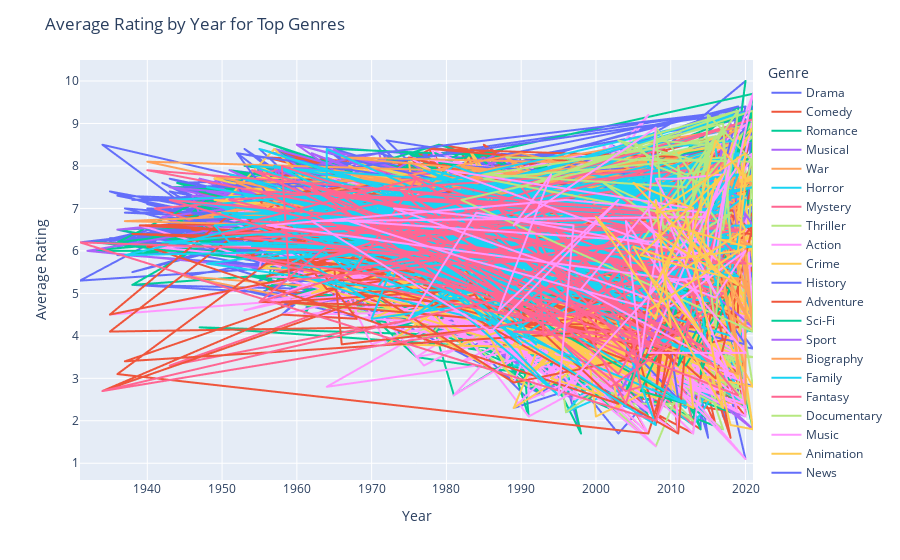

Notebook code cell kept with this figure:
### Code cell
# Group data by Year and calculate the average rating
avg_rating_by_year = df
df.groupby(['Year', 'Genre'])['Rating'].mean().reset_index()

# Get the top 10 genres
top_genres = df['Genre'].value_counts().head(10).index

# Filter the data to include only the top 3 genres
average_rating_by_year = avg_rating_by_year[avg_rating_by_year['Genre'].isin(top_genres)]

# Create the line plot with Plotly Express
fig = px.line(avg_rating_by_year, x='Year', y='Rating', color = "Genre")

# Updating the detals into chart like title and hue
fig.update_layout(title='Average Rating by Year for Top Genres', xaxis_title='Year', yaxis_title='Average Rating')

# Show the plot
fig.show()

### Figure 1 — Plotly figure (JSON) as saved in the notebook; plotly's stock layout.template omitted (floating-point values rounded to 4 significant figures; data arrays with more than 128 entries replaced by an {"elided": "..."} marker saying what was removed)
{"data": [{"hovertemplate": "Genre=Drama<br>Year=%{x}<br>Rating=%{y}<extra></extra>", "legendgroup": "Drama", "line": {"color": "#636efa", "dash": "solid"}, "marker": {"symbol": "circle"}, "mode": "lines", "name": "Drama", "showlegend": true, "type": "scattergl", "x": {"elided": "3796 int values"}, "xaxis": "x", "y": {"elided": "3796 float values"}, "yaxis": "y"}, {"hovertemplate": "Genre=Comedy<br>Year=%{x}<br>Rating=%{y}<extra></extra>", "legendgroup": "Comedy", "line": {"color": "#EF553B", "dash": "solid"}, "marker": {"symbol": "circle"}, "mode": "lines", "name": "Comedy", "showlegend": true, "type": "scattergl", "x": {"elided": "1344 int values"}, "xaxis": "x", "y": {"elided": "1344 float values"}, "yaxis": "y"}, {"hovertemplate": "Genre=Romance<br>Year=%{x}<br>Rating=%{y}<extra></extra>", "legendgroup": "Romance", "line": {"color": "#00cc96", "dash": "solid"}, "marker": {"symbol": "circle"}, "mode": "lines", "name": "Romance", "showlegend": true, "type": "scattergl", "x": {"elided": "1380 int values"}, "xaxis": "x", "y": {"elided": "1380 float values"}, "yaxis": "y"}, {"hovertemplate": "Genre=Musical<br>Year=%{x}<br>Rating=%{y}<extra></extra>", "legendgroup": "Musical", "line": {"color": "#ab63fa", "dash": "solid"}, "marker": {"symbol": "circle"}, "mode": "lines", "name": "Musical", "showlegend": true, "type": "scattergl", "x": {"elided": "412 int values"}, "xaxis": "x", "y": {"elided": "412 float values"}, "yaxis": "y"}, {"hovertemplate": "Genre=War<br>Year=%{x}<br>Rating=%{y}<extra></extra>", "legendgroup": "War", "line": {"color": "#FFA15A", "dash": "solid"}, "marker": {"symbol": "circle"}, "mode": "lines", "name": "War", "showlegend": true, "type": "scattergl", "x": [2005, 2007, 2004, 1945, 2019, 2020, 2014, 2020, 2012, 1947, 1998, 2011, 2020, 1964, 1973, 2015, 2015, 1993, 2014, 2003, 2013, 2012, 2011, 1995, 2017, 2020, 1998, 2017, 1967, 2018, 1960, 2013, 2015], "xaxis": "x", "y": [7.4, 8.1, 4.6, 5.4, 2.8, 6.8, 6.7, 7.8, 7.3, 6.8, 7.7, 2.5, 2.4, 7.8, 6.2, 6.4, 5.2, 5.9, 7.4, 5.2, 6.8, 5, 4.7, 6.7, 7.6, 3.5, 6.7, 3.8, 7.5, 8.2, 6.8, 5.4, 4.3], "yaxis": "y"}, {"hovertemplate": "Genre=Horror<br>Year=%{x}<br>Rating=%{y}<extra></extra>", "legendgroup": "Horror", "line": {"color": "#19d3f3", "dash": "solid"}, "marker": {"symbol": "circle"}, "mode": "lines", "name": "Horror", "showlegend": true, "type": "scattergl", "x": {"elided": "202 int values"}, "xaxis": "x", "y": {"elided": "202 float values"}, "yaxis": "y"}, {"hovertemplate": "Genre=Mystery<br>Year=%{x}<br>Rating=%{y}<extra></extra>", "legendgroup": "Mystery", "line": {"color": "#FF6692", "dash": "solid"}, "marker": {"symbol": "circle"}, "mode": "lines", "name": "Mystery", "showlegend": true, "type": "scattergl", "x": {"elided": "304 int values"}, "xaxis": "x", "y": {"elided": "304 float values"}, "yaxis": "y"}, {"hovertemplate": "Genre=Thriller<br>Year=%{x}<br>Rating=%{y}<extra></extra>", "legendgroup": "Thriller", "line": {"color": "#B6E880", "dash": "solid"}, "marker": {"symbol": "circle"}, "mode": "lines", "name": "Thriller", "showlegend": true, "type": "scattergl", "x": {"elided": "679 int values"}, "xaxis": "x", "y": {"elided": "679 float values"}, "yaxis": "y"}, {"hovertemplate": "Genre=Action<br>Year=%{x}<br>Rating=%{y}<extra></extra>", "legendgroup": "Action", "line": {"color": "#FF97FF", "dash": "solid"}, "marker": {"symbol": "circle"}, "mode": "lines", "name": "Action", "showlegend": true, "type": "scattergl", "x": {"elided": "1686 int values"}, "xaxis": "x", "y": {"elided": "1686 float values"}, "yaxis": "y"}, {"hovertemplate": "Genre=Crime<br>Year=%{x}<br>Rating=%{y}<extra></extra>", "legendgroup": "Crime", "line": {"color": "#FECB52", "dash": "solid"}, "marker": {"symbol": "circle"}, "mode": "lines", "name": "Crime", "showlegend": true, "type": "scattergl", "x": {"elided": "875 int values"}, "xaxis": "x", "y": {"elided": "875 float values"}, "yaxis": "y"}, {"hovertemplate": "Genre=History<br>Year=%{x}<br>Rating=%{y}<extra></extra>", "legendgroup": "History", "line": {"color": "#636efa", "dash": "solid"}, "marker": {"symbol": "circle"}, "mode": "lines", "name": "History", "showlegend": true, "type": "scattergl", "x": [1994, 1979, 2002, 2015, 1975, 2016, 1979, 1952, 1953, 2006, 2012, 2015, 2017, 2005, 1979, 1942, 2011, 1997, 2015, 1957, 1952, 2014, 2002, 1950, 2014, 2007, 2008, 2013, 1982, 2011, 2007, 2016, 1976, 2019, 1956, 2018, 2019, 2018, 2000, 2018, 1945, 2007, 2015, 1977, 1953, 2012, 2008, 1979, 2012, 1949, 2019, 2010, 2014, 2012, 2003, 2010, 2005, 2017, 1979, 2019, 1968, 2009, 1953, 2005, 1967, 2018, 2018, 2019, 1957, 2018, 2005, 2017, 1952, 2017, 2007, 1959, 1958, 1982, 1993, 2021, 1965, 2002, 1946, 2020, 2007, 1971, 2013, 2019, 1966, 2003, 2005, 2009, 1995, 1977, 2013, 2018, 2017, 2017, 2001], "xaxis": "x", "y": [7.2, 7.7, 5.1, 5.8, 6.3, 8, 7.7, 7.6, 7.2, 6.6, 6.7, 7.2, 5.6, 6.1, 7.5, 6.6, 8, 7.9, 6.3, 7.1, 8.3, 6.7, 6.6, 6.4, 8.1, 6.5, 7.4, 7.7, 8, 2.5, 7.3, 7.6, 6.7, 9.4, 6.6, 7.3, 7.8, 7.5, 7.9, 7.6, 7.5, 7.9, 5.2, 7, 6.9, 7.1, 7.6, 7.7, 7.9, 6.2, 7.4, 5.8, 7.4, 7.4, 5.2, 6.6, 6.6, 6, 6.6, 6.5, 7.1, 6.1, 6.2, 7.6, 6, 7, 5.3, 5.3, 7, 7.6, 7.6, 8.1, 6, 5.6, 8, 6.7, 6.1, 6.5, 7.9, 9.3, 7.9, 6.8, 6.9, 3.8, 7.1, 7, 5, 9.3, 8.2, 6.7, 5, 5.5, 7.2, 7.6, 7.8, 6.9, 6.4, 6.7, 6.2], "yaxis": "y"}, {"hovertemplate": "Genre=Adventure<br>Year=%{x}<br>Rating=%{y}<extra></extra>", "legendgroup": "Adventure", "line": {"color": "#EF553B", "dash": "solid"}, "marker": {"symbol": "circle"}, "mode": "lines", "name": "Adventure", "showlegend": true, "type": "scattergl", "x": {"elided": "277 int values"}, "xaxis": "x", "y": {"elided": "277 float values"}, "yaxis": "y"}, {"hovertemplate": "Genre=Sci-Fi<br>Year=%{x}<br>Rating=%{y}<extra></extra>", "legendgroup": "Sci-Fi", "line": {"color": "#00cc96", "dash": "solid"}, "marker": {"symbol": "circle"}, "mode": "lines", "name": "Sci-Fi", "showlegend": true, "type": "scattergl", "x": [2018, 2013, 2009, 2012, 2010, 2007, 1985, 2019, 2014, 2016, 2011, 2014, 2003, 2014, 2006, 2012, 1968, 2006, 2013, 1964, 2010, 2011, 2021, 2014, 2004, 2013, 1987, 2010, 2019, 1986, 2018, 2012], "xaxis": "x", "y": [6.2, 3.6, 5, 5.4, 4.2, 6.2, 5.9, 5.7, 3.1, 7.3, 3.3, 4.3, 7, 5.9, 2.7, 2.4, 6.8, 6.4, 5.2, 6.3, 4.2, 4.7, 9.3, 5.6, 2.7, 6.3, 4.5, 5.7, 6.5, 7.3, 5.1, 3.3], "yaxis": "y"}, {"hovertemplate": "Genre=Sport<br>Year=%{x}<br>Rating=%{y}<extra></extra>", "legendgroup": "Sport", "line": {"color": "#ab63fa", "dash": "solid"}, "marker": {"symbol": "circle"}, "mode": "lines", "name": "Sport", "showlegend": true, "type": "scattergl", "x": [2019, 2007, 2006, 2016, 2013, 2011, 2015, 2016, 2007, 2011, 2007, 1990, 2016, 2018, 2014, 2005, 2013, 2014, 2019, 2001, 2010, 2016, 2005, 2019, 2020, 2011, 2019, 2016, 2017, 2021, 2007, 1966, 2021, 2018, 2003, 2016, 2017, 2020, 2009, 2018], "xaxis": "x", "y": [6.1, 6, 4.4, 5.7, 8.2, 5.7, 6.5, 7.6, 8.2, 6.1, 5, 5.3, 4.9, 7.3, 7.4, 8.1, 7.8, 5.5, 7.5, 8.1, 6.3, 7.9, 7.2, 6.4, 6.8, 5.6, 5.5, 7.6, 8.6, 4.2, 6.3, 5.6, 6.6, 7.4, 2.6, 7, 8, 6.8, 3.8, 9], "yaxis": "y"}, {"hovertemplate": "Genre=Biography<br>Year=%{x}<br>Rating=%{y}<extra></extra>", "legendgroup": "Biography", "line": {"color": "#FFA15A", "dash": "solid"}, "marker": {"symbol": "circle"}, "mode": "lines", "name": "Biography", "showlegend": true, "type": "scattergl", "x": [2002, 2019, 1983, 2015, 1952, 2006, 2016, 2015, 2001, 2013, 2016, 1994, 2013, 2013, 1980, 2016, 2016, 2020, 2008, 2019, 2017, 2016, 2002, 2019, 1947, 1990, 2013, 1982, 2007, 1976, 2015, 2020, 2020, 2015, 2015, 2015, 1953, 2021, 2008, 1978, 2016, 2016, 2015, 2021, 2017, 2010, 2005, 2019, 2015, 2014, 2018, 2014, 2013, 2010, 1954, 2011, 2016, 1990, 2005, 1966, 2011, 2019, 2017, 1971, 2012, 1957, 2019, 2017, 2010, 2010, 2010, 2018, 2016, 2019, 2021, 2018, 1940, 1982, 1937, 2016, 1993, 1982, 2021, 2005, 1965, 2002, 2012, 2020, 2020, 1977, 2013, 2018, 1966, 2019, 2020, 2008, 2019, 2019, 2014, 2021, 2011, 2019, 2014, 2002, 2013, 2019, 2019, 1970, 2001, 2016, 2017, 1998, 2006, 1988, 2001], "xaxis": "x", "y": [5.1, 5.3, 7.3, 7.8, 7.6, 4.1, 4.9, 5.4, 6.5, 6.9, 5.7, 7.6, 6.1, 8.2, 7.1, 7.9, 7.6, 5.1, 7, 8.3, 6.4, 8.4, 6.6, 8.9, 6.8, 8.3, 7.3, 8, 7.3, 6.7, 7.4, 2.4, 5.3, 5.5, 8.2, 5.2, 6.9, 7.6, 5.8, 7.7, 8, 7.9, 6.3, 4.2, 5.4, 6.6, 6.6, 6.4, 8, 7.2, 7.4, 6.8, 4.8, 6.9, 7, 5.5, 7.6, 5.4, 7.6, 7.7, 7.2, 5.6, 7.2, 7.5, 8.2, 7, 3.1, 7.8, 7.4, 7.6, 6.5, 5.7, 6.8, 7.7, 4.2, 7.7, 8.1, 6.5, 6.7, 7.3, 7.9, 7.2, 4.1, 6.2, 7.9, 6.8, 8.2, 3.2, 6.1, 7, 5.9, 7.4, 8.2, 8, 7.6, 6.9, 5.2, 6, 6.8, 6.1, 6.6, 7.1, 7.3, 8.1, 7.8, 7.7, 7, 7, 6.8, 5.3, 6.7, 6.6, 6.4, 8.2, 6.2], "yaxis": "y"}, {"hovertemplate": "Genre=Family<br>Year=%{x}<br>Rating=%{y}<extra></extra>", "legendgroup": "Family", "line": {"color": "#19d3f3", "dash": "solid"}, "marker": {"symbol": "circle"}, "mode": "lines", "name": "Family", "showlegend": true, "type": "scattergl", "x": {"elided": "416 int values"}, "xaxis": "x", "y": {"elided": "416 float values"}, "yaxis": "y"}, {"hovertemplate": "Genre=Fantasy<br>Year=%{x}<br>Rating=%{y}<extra></extra>", "legendgroup": "Fantasy", "line": {"color": "#FF6692", "dash": "solid"}, "marker": {"symbol": "circle"}, "mode": "lines", "name": "Fantasy", "showlegend": true, "type": "scattergl", "x": {"elided": "146 int values"}, "xaxis": "x", "y": {"elided": "146 float values"}, "yaxis": "y"}, {"hovertemplate": "Genre=Documentary<br>Year=%{x}<br>Rating=%{y}<extra></extra>", "legendgroup": "Documentary", "line": {"color": "#B6E880", "dash": "solid"}, "marker": {"symbol": "circle"}, "mode": "lines", "name": "Documentary", "showlegend": true, "type": "scattergl", "x": [2006, 2016, 2012, 2001, 2013, 2011, 2011, 2018, 2015, 2015, 2012, 2003, 2014, 2013, 2013, 2015, 2017, 2019, 2012, 1985, 2015, 2015, 2012, 2017, 2013, 2008, 2009, 2017, 1985, 2015, 2015, 2008, 2017, 2018, 2017, 1982, 2021, 2021, 1990, 2019, 2005, 2008, 2017, 2016, 2014, 2015, 2021, 1988], "xaxis": "x", "y": [6.2, 8.7, 6.7, 7.6, 6.1, 8, 6.1, 6.9, 6.3, 7.9, 7.8, 8.6, 8.1, 7.3, 7.7, 7, 6.5, 9.3, 7.5, 7.8, 8.6, 8.2, 6.8, 8.9, 7.8, 8.9, 6.5, 8.2, 7.7, 6.7, 8.5, 8.6, 9, 6.2, 8.6, 7.2, 4.1, 9.3, 7.5, 9.3, 8.6, 8, 7.4, 4.2, 6.8, 9.2, 8.1, 8.2], "yaxis": "y"}, {"hovertemplate": "Genre=Music<br>Year=%{x}<br>Rating=%{y}<extra></extra>", "legendgroup": "Music", "line": {"color": "#FF97FF", "dash": "solid"}, "marker": {"symbol": "circle"}, "mode": "lines", "name": "Music", "showlegend": true, "type": "scattergl", "x": [2007, 1980, 2013, 2013, 2016, 2018, 2015, 2010, 2016, 2020, 2010, 1973, 1997, 1995, 2012, 2006, 2009, 1967, 1983, 2006, 2019, 2021, 2015, 1962, 1986, 2003, 1987, 1994, 1989, 2008, 2007, 2009, 2018, 2009, 2007, 2006, 2004, 2017, 1998, 2008, 2016, 2008, 2011, 2017, 2007, 2020, 2012, 1956, 1996, 2015, 2015, 1984, 1975], "xaxis": "x", "y": [6.2, 7.9, 7, 6.3, 5.8, 8.2, 5.4, 5.3, 4.9, 6, 4.7, 7, 6.6, 2.6, 5.9, 6.7, 6.2, 6.7, 5.8, 4.7, 8, 9.7, 6.8, 6.7, 4.1, 7.2, 4.6, 7.8, 6.6, 8.9, 7, 5.3, 3, 7, 4.8, 3.5, 6.7, 3.3, 5.1, 7.2, 5, 7.7, 7.7, 7.8, 3.6, 3.6, 5.3, 6.6, 7.2, 6.9, 5.9, 6.9, 4.4], "yaxis": "y"}, {"hovertemplate": "Genre=Animation<br>Year=%{x}<br>Rating=%{y}<extra></extra>", "legendgroup": "Animation", "line": {"color": "#FECB52", "dash": "solid"}, "marker": {"symbol": "circle"}, "mode": "lines", "name": "Animation", "showlegend": true, "type": "scattergl", "x": [2012, 2015, 2017, 2005, 2010, 2019, 2020, 2016, 2012, 2013, 2016, 2013, 2019, 2008, 2012, 2020, 2019, 2020, 2008, 2013, 2005, 2017, 2006, 2017, 2012, 2010, 2020, 2013, 2016, 2013, 2007, 2008, 2010, 2008, 2012, 2009, 2014, 2000, 2010, 2008], "xaxis": "x", "y": [6.8, 4.2, 2.3, 6.1, 5.8, 6, 7.7, 8.6, 5.7, 6.2, 5.5, 6.5, 5.2, 6.4, 5.6, 6.5, 6.8, 8.3, 6.9, 7, 7.6, 5.4, 5.9, 7.8, 6.5, 6.6, 6.1, 5.3, 7.7, 5.3, 4.6, 4.4, 5.9, 5.2, 6.7, 5.5, 4.1, 6.8, 4.2, 7.2], "yaxis": "y"}, {"hovertemplate": "Genre=News<br>Year=%{x}<br>Rating=%{y}<extra></extra>", "legendgroup": "News", "line": {"color": "#636efa", "dash": "solid"}, "marker": {"symbol": "circle"}, "mode": "lines", "name": "News", "showlegend": true, "type": "scattergl", "x": [2011], "xaxis": "x", "y": [8], "yaxis": "y"}, {"hovertemplate": "Genre=Western<br>Year=%{x}<br>Rating=%{y}<extra></extra>", "legendgroup": "Western", "line": {"color": "#EF553B", "dash": "solid"}, "marker": {"symbol": "circle"}, "mode": "lines", "name": "Western", "showlegend": true, "type": "scattergl", "x": [1989], "xaxis": "x", "y": [5.7], "yaxis": "y"}], "layout": {"legend": {"title": {"text": "Genre"}, "tracegroupgap": 0}, "margin": {"t": 60}, "title": {"text": "Average Rating by Year for Top Genres"}, "xaxis": {"anchor": "y", "domain": [0, 1], "title": {"text": "Year"}}, "yaxis": {"anchor": "x", "domain": [0, 1], "title": {"text": "Average Rating"}}}}
